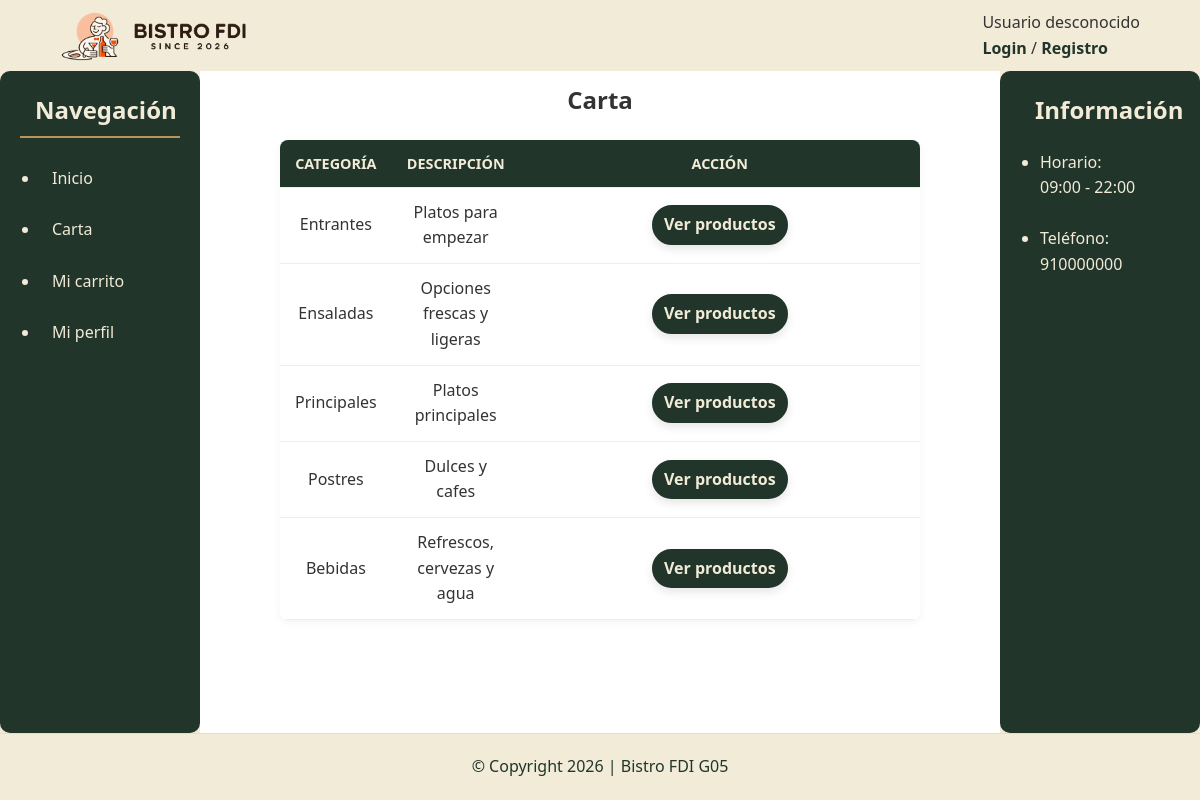
/includes/vistas/productos/listarProductos.php, run on the app's committed database.
### tables this page shows
CREATE TABLE `categorias` (
  `id` INT NOT NULL AUTO_INCREMENT,
  `nombre` VARCHAR(80) NOT NULL,
  `descripcion` TEXT NOT NULL,
  `imagen` VARCHAR(255) NULL,
  PRIMARY KEY (`id`)
);

### includes/clases/es/ucm/fdi/aw/usuarios/Categoria.php (called while the page is built, shortened)
<?php
class Categoria {
    public static function listar(): array {
        $conn = Aplicacion::getInstance()->getConexionBd();
        $sql = "SELECT id, nombre, descripcion, imagen FROM categorias ORDER BY id";
        $res = mysqli_query($conn, $sql);
        $out = [];
        while ($row = mysqli_fetch_assoc($res)) {
            $out[] = $row;
        }
        return $out;
    }
}

### includes/vistas/productos/listarProductos.php (the view, shortened to what this page needs)
<?php
$esGerente = (($_SESSION['rol'] ?? '') === 'Gerente');
$msg = $_GET['msg'] ?? '';
if ($esGerente) {
    $prods = Producto::listar();
    $tituloPagina = 'Listado productos';
    $tablaProductos = '
        <table>
            <tr>
                <th>ID</th>
                <th>Nombre</th>
                <th>Descripción</th>
                <th>Categoría</th>
                <th>Precio base</th>
                <th>IVA (%)</th>
                <th>Precio final</th>
                <th>Disponible</th>
                <th>Ofertado</th>
                <th>Imagen</th>
                <th>Acciones</th>
            </tr>';
    foreach ($prods as $p) {
        $id = (int)$p['id'];
        $nombre = htmlspecialchars($p['nombre'] ?? '', ENT_QUOTES, 'UTF-8');
        $descripcion = htmlspecialchars($p['descripcion'] ?? '', ENT_QUOTES, 'UTF-8');
        $categoria = htmlspecialchars($p['categoria'] ?? '-', ENT_QUOTES, 'UTF-8');
        $precioBase = number_format((float)($p['precio_base'] ?? 0), 2, '.', '');
        $iva = (int)($p['iva'] ?? 0);
        $precioFinal = number_format(((float)($p['precio_base'] ?? 0)) * (1 + ($iva / 100)), 2, '.', '');
        $disponible = ((int)($p['disponible'] ?? 0) === 1) ? 'Si' : 'No';
        $ofertado = ((int)($p['ofertado'] ?? 0) === 1) ? 'Si' : 'No';
        $imagenRaw = $p['imagen'] ?? '';
        $imagen = htmlspecialchars($imagenRaw, ENT_QUOTES, 'UTF-8');
        $imgHtml = '-';
        if ($imagenRaw !== '') {
            $src = preg_match('/^https?:\/\//', $imagenRaw) ? $imagen : RUTA_APP.ltrim($imagenRaw, '/');
            $imgHtml = "<img src='{$src}' alt='Imagen producto' width='60' height='60'>";
        }
        $urlEditar = RUTA_APP."includes/vistas/productos/actualizarProductos.php?id={$id}";
        $urlBorrar = RUTA_APP."includes/vistas/productos/borrarProductos.php?id={$id}";
        $urlVisualizar = RUTA_APP."includes/vistas/productos/visualizarProductos.php?id={$id}";
        $tablaProductos .= "
        <tr>
            <td>{$id}</td>
            <td>{$nombre}</td>
            <td>{$descripcion}</td>
            <td>{$categoria}</td>
            <td>{$precioBase}</td>
            <td>{$iva}</td>
            <td>{$precioFinal}</td>
            <td>{$disponible}</td>
            <td>{$ofertado}</td>
            <td>{$imgHtml}</td>
            <td>
                <a href='{$urlVisualizar}' class='button-estandar'>Visualizar</a>
                <a href='{$urlEditar}' class='button-estandar'>Actualizar</a>
                <a href='{$urlBorrar}' class='button-estandar'>Borrar</a>
            </td>
        </tr>";
    }
    $tablaProductos .= '</table>';
    $urlCrear = RUTA_APP.'includes/vistas/productos/crearProductos.php';
    $mensajeHtml = $msg !== '' ? '<p><strong>'.htmlspecialchars($msg, ENT_QUOTES, 'UTF-8').'</strong></p>' : '';
    $contenidoPrincipal = <<<EOS
        <h2>Productos</h2>
        $mensajeHtml
        <p><a href="$urlCrear" class="button-estandar">Crear producto</a></p>
        $tablaProductos
    EOS;
} else {
    $idCategoria = (int)($_GET['id_categoria'] ?? 0);
    if ($idCategoria <= 0) {
        $cats = Categoria::listar();
        $tablaCategorias = '
            <table>
                <tr>
                    <th>Categoría</th>
                    <th>Descripción</th>
                    <th>Acción</th>
                </tr>';
        foreach ($cats as $c) {
            $idCat = (int)($c['id'] ?? 0);
            $nombreCat = htmlspecialchars($c['nombre'] ?? '', ENT_QUOTES, 'UTF-8');
            $descripcionCat = htmlspecialchars($c['descripcion'] ?? '', ENT_QUOTES, 'UTF-8');
            $urlCategoria = RUTA_APP.'includes/vistas/productos/listarProductos.php?id_categoria='.$idCat;
            $tablaCategorias .= '
            <tr>
                <td>'.$nombreCat.'</td>
                <td>'.$descripcionCat.'</td>
                <td><a href="'.$urlCategoria.'" class="button-estandar">Ver productos</a></td>
            </tr>';
        }
        $tablaCategorias .= '</table>';
        $mensajeHtml = $msg !== '' ? '<p><strong>'.htmlspecialchars($msg, ENT_QUOTES, 'UTF-8').'</strong></p>' : '';
        $contenidoPrincipal = <<<EOS
        <div class="seccion-titulo">
            <h2>Carta</h2>
        </div>
            $mensajeHtml
            $tablaCategorias
        EOS;
    }
}
require __DIR__.'/../plantillas/plantilla.php';

### css/layout.css (style rules this page uses)
* { box-sizing: border-box; margin: 0; padding: 0; }
body { font-family: 'Segoe UI', sans-serif; line-height: 1.6; background-color: #f1ebd8; color: #333; }

### css/componentes.css (style rules this page uses)
.button-estandar { display: inline-block; text-decoration: none !important; padding: 5px 10px; background-color: #21352a; color: #f1ebd8 !important; font-size: 1rem; cursor: pointer; border-radius: 30px; font-weight: bold; transition: all 0.3s ease; border: 2px solid #21352a; box-shadow: 0 4px 10px rgba(0,0,0,0.1); }
table { width: 80%; border-collapse: collapse; background-color: white; border-radius: 8px; overflow: hidden; box-shadow: 0 2px 10px rgba(0,0,0,0.05); }
th, td { padding: 12px 15px; text-align: center; border-bottom: 1px solid #eee; }
th { background-color: #21352a; color: #f1ebd8; font-weight: bold; text-transform: uppercase; font-size: 0.9rem; }
th:last-child, td:last-child { width: 70%; min-width: 160px; }
.seccion-titulo { margin-bottom: 10px; padding: 10px; text-align: center; }

### data on the page
categorias: nombre "Entrantes", descripcion "Platos para empezar"
categorias: nombre "Ensaladas", descripcion "Opciones frescas y ligeras"
categorias: nombre "Principales", descripcion "Platos principales"
categorias: nombre "Postres", descripcion "Dulces y cafes"
categorias: nombre "Bebidas", descripcion "Refrescos, cervezas y agua"
